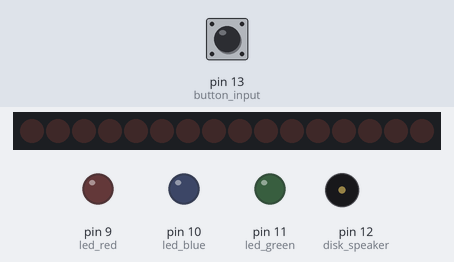
Recording of a sketch running on a simulated Arduino Uno, built with avr-gcc and run on an emulated ATmega328P. Shown: 16 shift-register outputs drawn as a row of LEDs (first output left, lit = HIGH), output pins drawn as LEDs (lit = HIGH), buzzer (waves = sounding). Wiring (inferred from the names in the program): 2 × shift register (74HC595): data pin 3; shift clock pin 4; latch pin 5. Wiring (inferred from the signals the program sends): row of LEDs: on Q0, Q1, Q2, Q3, Q4, Q5, Q6, Q7, Q8, Q9, Q10, Q11, Q12, Q13, Q14, Q15. The test bench sets the inputs (shaded band); at power-on: pin 13 (button_input) HIGH. Random numbers use the default seed unless the sketch sets one; pins used as bus, display or sensor lines are not drawn. At 3.9 s the program stops and its outputs stay as they are.

Above: at 1.2 s.
1.3 s: pin 13 (button_input) pulled LOW for 0.15 s
At 3.1 s:
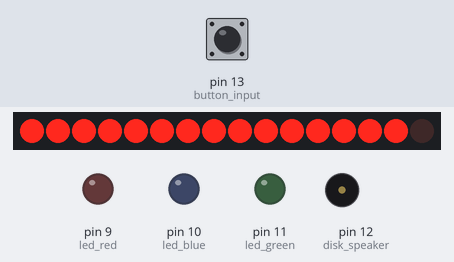
At 5.1 s:
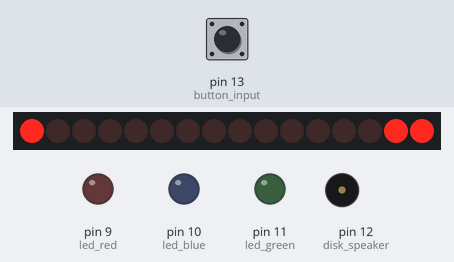
Timing chart, 0 to 5.4 s (numbered marks = the images above; inputs shaded):
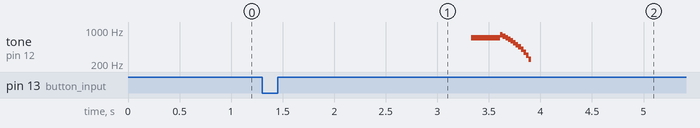

Measured:
- after the input at 1.3 s, tone on pin 12 (disk_speaker): plays 700 Hz for 0.28 s, 800 Hz for 0.03 s, 750 Hz for 0.03 s, 700 Hz for 0.03 s, 650 Hz for 0.03 s, 600 Hz for 0.03 s … (13 notes in this stretch), starting after 2.0 s

The sketch:

Starship_laser_battle.ino
```cpp
// Laser battle is a game of intergalactic battle.
// The enemy ship is flying back and forth across our disk and
// our detection sensors show you where the enemy is located.
// When he is dead ahead (Both 7 LEDs lit), press the button to fire the lasers.
// If you hit him, you will advance to the next enemy ship, but
// be aware, he will be faster. If you miss, the red disk lights will light,
// the level reached will be displayed on the Left Pod, and the game will halt.

// Map the Arduino pins to the Starship functions
#define shift_data 3  // Data for the LED shift registers
#define shift_clk 4  // Clock for the LED shift registers
#define lpod_latch 5  // Register latch for the left Power Pod
#define rpod_latch 6  // Register latch for the right Power Pod
#define disk_left_latch 7  // Latch for the left disk LEDs
#define disk_right_latch 8  // Latch for the right disk LEDs
#define led_red 9  // Red LED for the color sensor
#define led_blue 10  // Blue LED for the color sensor
#define led_green 11  // Green LED for the color sensor
#define disk_speaker 12  // Speaker connection
#define button_input 13  // User button
#define temperature_sensor A0  // Temperature sensor input
#define light_sensor A1  // Light sensor input
#define color_sensor A2  // Color sensor input
#define accl_X A3  // Accelerometer analog X-axis signal
#define accl_Y A4  // Accelerometer analog Y-axis signal
#define accl_Z A5  // Accelerometer analog Z-axis signal

boolean endRound = false;
long tgtTime = 400;
int tgtPos = 1;
boolean up = true;
int tgtLevel = 1;

void setup() {

  // Set the pin Modes
  pinMode(led_red, OUTPUT);
  pinMode(led_blue, OUTPUT);
  pinMode(led_green, OUTPUT);
  pinMode(shift_data, OUTPUT);
  pinMode(shift_clk, OUTPUT);
  pinMode(lpod_latch , OUTPUT);
  pinMode(rpod_latch , OUTPUT);
  pinMode(disk_left_latch, OUTPUT);
  pinMode(disk_right_latch, OUTPUT);
  pinMode(disk_speaker, OUTPUT);
  pinMode(button_input, INPUT);

  // Turn off color sensor LEDs
  digitalWrite(led_red, LOW); // Turn off the red LED
  digitalWrite(led_blue, LOW); // Turn off the blue LED
  digitalWrite(led_green, LOW); // Turn off the green LED

  dispOff(); // Turn off all register LEDs
}

void loop() {

  endRound = false;

  while (!endRound) {

    boolean fireLaser = false;

    dispDisk(tgtPos);

    long startTime = millis();

    while (millis() < startTime + tgtTime) {
      if (!digitalRead(button_input)) fireLaser = true;
    }

    if (fireLaser) {
      if (tgtPos == 8) {
        hitAnnim();
        endRound = true;
        tgtLevel += 1;
        if (tgtTime > 150) tgtTime -= 50;
        else tgtTime -= 25;
        if (tgtTime < 25) tgtTime = 25;
        up = true;
        tgtPos = random(15);
      }  else {
        missAnnim();
        dispNum(lpod_latch, tgtLevel);
        while (1) {} // Die here
      }
    }

    if (up) {
      tgtPos++;
      if (tgtPos > 15) {
        up = false;
        tgtPos = 14;
      }
    } else {
      tgtPos--;
      if (tgtPos < 1) {
        up = true;
        tgtPos = 2;
      }
    }
  }
}

void missAnnim() {
  dispOff();
  fireLaser();
  soundMiss();
}

void hitAnnim() {
  dispOff();
  fireLaser();
  soundHit();
  dispOff();
}

void soundHit() {
  dispNum(lpod_latch, 255);
  dispNum(rpod_latch, 255);
  for (int i = 300; i < 800; i = i + 50) {
    tone(disk_speaker, i, 25);
    delay(25);
  }
}

void soundMiss() {
  dispNum(disk_left_latch, 192);
  dispNum(disk_right_latch, 192);
  for (int i = 800; i > 200; i = i - 50) {
    tone(disk_speaker, i, 25);
    delay(25);
  }
}

void fireLaser() {
  byte vals[9] = {0, 1, 3, 7, 15 , 31, 63, 127, 255};
  byte vals2[9] = {0, 1, 2, 4, 8, 16, 32, 64, 128};

  for (int i = 1; i < 9; i++) {
    dispNum(lpod_latch, vals[i]);
    dispNum(rpod_latch, vals[i]);
    delay(150);
  }

  for (int i = 1; i < 8; i++) {
    dispNum(disk_left_latch, vals2[i] );
    dispNum(disk_right_latch, vals2[i]);
    delay(75);
  }

  for (int i = 1; i < 8; i++) {
    dispNum(lpod_latch, 192);
    dispNum(rpod_latch, 192);
    tone(disk_speaker, 700, 40);
    delay(40);
  }
  dispOff();
}

void dispNum(char ledSet, char ledValue) {
  // set the desired latch low
  digitalWrite(ledSet, LOW);
  // shift out the desired number
  shiftOut(shift_data, shift_clk, MSBFIRST, ledValue);
  // set the desired latch high
  digitalWrite(ledSet, HIGH);
}

void dispDisk(int pos) {
  byte vals[9] = {0, 1, 2, 4, 8, 16, 32, 64, 128};

  if (pos < 8) {
    dispNum(disk_left_latch, vals[pos]);
    dispNum(disk_right_latch, 0);
  }
  if (pos > 8) {
    dispNum(disk_left_latch, 0);
    dispNum(disk_right_latch, vals[16 - pos]);
  }
  if (pos == 8) {
    dispNum(disk_left_latch, 128);
    dispNum(disk_right_latch, 128);
  }
}

void waitForButton() {
  while (digitalRead(button_input)) {}
  delay(30);
  while (!digitalRead(button_input)) {}
}

void dispOff() {
  // Turn all lights off
  dispNum(rpod_latch, 0);
  dispNum(lpod_latch, 0);
  dispNum(disk_left_latch, 0);
  dispNum(disk_right_latch, 0);
}
```
